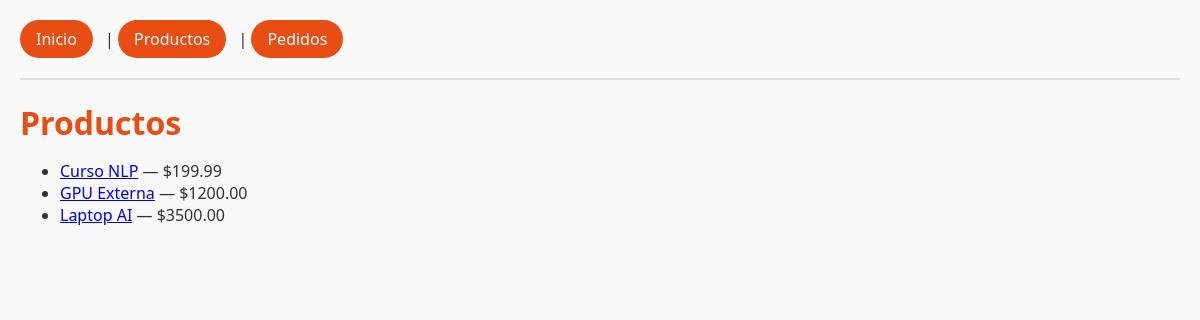
/productos/, run on the app's committed database.
### tienda/models.py (models this page shows, shortened)
class Producto(models.Model):
    nombre = models.CharField(max_length=100)
    descripcion = models.TextField()
    precio = models.DecimalField(max_digits=8, decimal_places=2)

### tienda/views.py (the view)
# urls.py: path("productos/", views.lista_productos, name="lista_productos"),
def lista_productos(request):
    productos = Producto.objects.all().order_by("nombre")
    return render(request, "tienda/lista_productos.html", {"productos": productos})

### tienda/templates/tienda/lista_productos.html (shortened to what this page needs)
{% extends "tienda/base.html" %}
{% block content %}
  <h1>Productos</h1>
  <ul>
    {% for p in productos %}
      <li>
        <a href="{% url 'tienda:detalle_producto' p.pk %}">{{ p.nombre }}</a>
        — ${{ p.precio|floatformat:2 }}
      </li>
    {% empty %}
      <li>No hay productos disponibles.</li>
    {% endfor %}
  </ul>
{% endblock %}

### tienda/static/css/main.css (style rules this page uses)
body { font-family: 'Segoe UI', sans-serif; margin: 20px; background-color: #f9f9f9; color: #333; }
h1, h2, h3 { color: #e84d13; margin-bottom: 15px; }

### data on the page
Producto: nombre "Curso NLP", precio "199.99"
Producto: nombre "GPU Externa", precio "1200.00"
Producto: nombre "Laptop AI", precio "3500.00"
